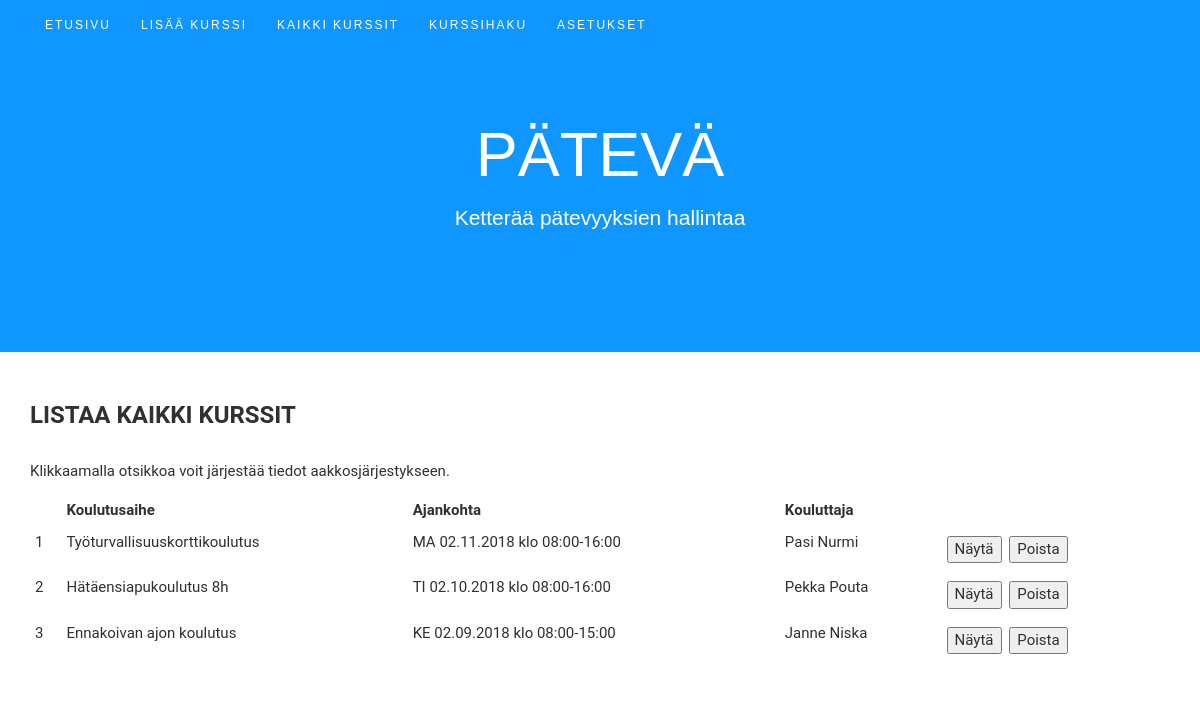
/listaaKurssit.php, run on the app's committed database.
### tables this page shows
CREATE table `pateva` (
    `id` int(10) unsigned NOT NULL AUTO_INCREMENT,
    `weekday` VARCHAR(2) NOT NULL,
    `date` DATE NOT NULL,
    `start` VARCHAR(5) NOT NULL,
    `end` VARCHAR(5) NOT NULL,
    `course` VARCHAR(100) NOT NULL,
    `trainer` VARCHAR(50) NOT NULL,
    `cap` VARCHAR(10) NOT NULL,
    `description` VARCHAR(300),
  PRIMARY KEY (`id`)  
);

### patevaPDO.php (called while the page is built, shortened)
<?php
require_once 'kurssi.php';
class patevaPDO {
	private $db;
	function __construct($dsn = "mysql:host=localhost;dbname=a1602454", $user = "root", $password = "") {
		$this->db = new PDO ( $dsn, $user, $password );
		$this->db->setAttribute ( PDO::ATTR_ERRMODE, PDO::ERRMODE_WARNING );
		$this->db->setAttribute ( PDO::ATTR_EMULATE_PREPARES, false );
	}
	public function kaikkiKurssit() {
		$sql = "SELECT id, weekday, date, start, end, course, trainer, cap, description
		        FROM pateva";
		if (! $stmt = $this->db->prepare ( $sql )) {
			$virhe = $this->db->errorInfo ();
			throw new PDOException ( $virhe [2], $virhe [1] );
		}
		if (! $stmt->execute ()) {
			$virhe = $stmt->errorInfo ();
			throw new PDOException ( $virhe [2], $virhe [1] );
		}
		$tulos = array ();
		while ( $row = $stmt->fetchObject () ) {
			$kurssi = new Kurssi ();
			$kurssi->setId ( $row->id );
			$kurssi->setWeekday ( utf8_encode ( $row->weekday ) );
			$kurssi->setDate ( utf8_encode ( $row->date ) );
			$kurssi->setStart ( utf8_encode ( $row->start ) );
			$kurssi->setEnd ( utf8_encode ( $row->end ) );
			$kurssi->setCourse ( utf8_encode ( $row->course ) );
			$kurssi->setTrainer ( utf8_encode ( $row->trainer ) );
			$kurssi->setCap ( utf8_encode ( $row->cap ) );
			$kurssi->setDescription ( utf8_encode ( $row->description) );
			$tulos [] = $kurssi;
		}
		return $tulos;
	}
}
?>

### kurssi.php (called while the page is built, shortened)
<?php
class Kurssi implements JsonSerializable {
	private $weekday;
	private $date;
	private $start;
	private $end;
	private $course;
	private $trainer;
	private $id;
	function __construct($weekday = "", $date = "", $start = "", $end = "", $course = "", $trainer = "", $cap ="", $description="", $id=0) {
		$this->weekday = trim ( $weekday);
		$this->date = trim ( $date );
		$this->start = trim ( $start );
		$this->end = trim ( $end );
		$this->course = trim ( $course );
		$this->trainer = trim ( $trainer );
		$this->id = $id;
	}
	public function setWeekday($weekday) {
		$this->weekday = trim($weekday);
	}
	public function getWeekday() {
		return $this->weekday;
	}
	public function setDate($date) {
		$this->date = date("Y-m-d", strtotime($date));
	}
	public function getDate() {
		return $this->date;
	}
	public function setStart($start) {
		$this->start= trim($start);
	}
	public function getStart() {
		return $this->start;
	}
	public function setEnd($end) {
		$this->end= trim($end);
	}
	public function getEnd() {
		return $this->end;
	}
	public function setCourse($course) {
		$this->course = trim ( $course );
	}
	public function getCourse() {
		return $this->course;
	}
	public function setTrainer($trainer) {
		$this->trainer= trim($trainer);
	}
	public function getTrainer() {
		return $this->trainer;
	}
	public function setId($id) {
		$this->id = $id;
	}
	public function getId() {
		return $this->id;
	}
}
?>

### listaaKurssit.php (the view, shortened to what this page needs)
<?php include("navi.php"); ?>
<div class="container">
	<div class="table-responsive">
		<h2>Listaa kaikki kurssit</h2>
		<p>Klikkaamalla otsikkoa voit järjestää tiedot aakkosjärjestykseen.</p>
			<?php
			require_once "patevaPDO.php";
			try {
				$courseList = array (
						"tyo" => "Työturvallisuuskorttikoulutus",
						"hata" => "Hätäensiapukoulutus 8h",
						"eak" => "Ennakoivan ajon koulutus"
				);
				$kantakasittely = new patevaPDO ();
				$rivit = $kantakasittely->kaikkiKurssit ();
				echo ("<table id='lista' class='table table-borderless table-condensed table-hover'>");
				echo ("<thead>");
				echo ("<tr>");
				echo ("<th onclick='sortTable(0)'></th>");
				echo ("<th onclick='sortTable(1)'>Koulutusaihe</th> ");
				echo ("<th onclick='sortTable(2)'>Ajankohta</th> ");
				echo ("<th onclick='sortTable(3)'>Kouluttaja</th> ");
				echo ("<th></th>");
				echo ("</tr>");
				echo ("</thead>");
				foreach ( $rivit as $kurssi ) {
					echo ("<tbody>");
					echo ("<tr>");
					echo ("<td>" . $kurssi->getId () . "</td>");
					echo ("<td>" . $courseList [$kurssi->getCourse ()] . "</td>");
					echo ("<td>" . $kurssi->getWeekday () . " " . date ( "d.m.Y", strtotime ( $kurssi->getDate () ) ) . " klo " . $kurssi->getStart () . "-" . $kurssi->getEnd () . "</td>");
					echo ("<td>" . $kurssi->getTrainer () . "</td>");
					echo ("<td><form action='".htmlspecialchars($_SERVER["PHP_SELF"])."' method='post'>
								<input type='hidden' name='id' id='id' value='" . $kurssi->getId () . "'>
								<input type='submit' name='nayta' id='nayta' value='Näytä'>
								<input type='submit' name='poista' value='Poista'>
						</form>" . "</td>");
					echo ("</tr>");
					echo ("</tbody>");
				}
				echo ("</table>");
			} catch ( Exception $error ) {
				header ( "location: virhe.php?sivu=Listaus&virhe=" . $error->getMessage () );
				exit ();
			}
			?>
		</div>
	</div>
<?php include("footer.php"); ?>

### navi.php (shortened to what this page needs)
<!DOCTYPE html>
<html>
<head>
<link rel="stylesheet" href="https://maxcdn.bootstrapcdn.com/bootstrap/3.3.7/css/bootstrap.min.css">
<link rel="stylesheet" type="text/css" href="style.css">
</head>
<body>
	<nav class="navbar navbar-default navbar-fixed-top">
		<div class="container">
			<div class="collapse navbar-collapse" id="myNavbar">
				<ul class="nav navbar-nav">
					<li><a href="index.php">ETUSIVU</a></li>
					<li><a href="lisaaKurssi.php">LISÄÄ KURSSI</a></li>
					<li><a href="listaaKurssit.php">KAIKKI KURSSIT</a></li>
					<li><a href="haeKurssi.php">KURSSIHAKU</a></li>
					<li><a href="asetukset.php">ASETUKSET</a></li>
				</ul>
			</div>
		</div>
	</nav>
	<div class="jumbotron text-center">
		<h1>PÄTEVÄ</h1>
		<p>Ketterää pätevyyksien hallintaa</p>
	</div>

### footer.php
</body>
</html>

### style.css (style rules this page uses)
body { font: 400 15px Roboto, sans-serif; line-height: 1.8; color: #303030; }
.table-borderless td, .table-borderless th { border: hidden; }
.table>thead>tr>th { border-bottom: hidden; }
h2 { font-size: 24px; text-transform: uppercase; color: #303030; font-weight: 600; margin-bottom: 30px; }
.jumbotron { background-color: #1097FF; color: #fff; padding: 100px 25px; font-family: Montserrat, sans-serif; }
.navbar { margin-bottom: 0; background-color: #1097FF; z-index: 9999; border: 0; font-size: 12px !important; letter-spacing: 2px; border-radius: 0; font-family: Montserrat, sans-serif; }
.navbar li a, .navbar .navbar-brand { color: #fff !important; }
button, input, select, textarea { margin: 4px 2px 4px 2px !important; }

### data on the page
pateva: id "1", course "Työturvallisuuskorttikoulutus", weekday "MA", date "02.11.2018", start "08:00", end "16:00", trainer "Pasi Nurmi"
pateva: id "2", course "Hätäensiapukoulutus 8h", weekday "TI", date "02.10.2018", start "08:00", end "16:00", trainer "Pekka Pouta"
pateva: id "3", course "Ennakoivan ajon koulutus", weekday "KE", date "02.09.2018", start "08:00", end "15:00", trainer "Janne Niska"
